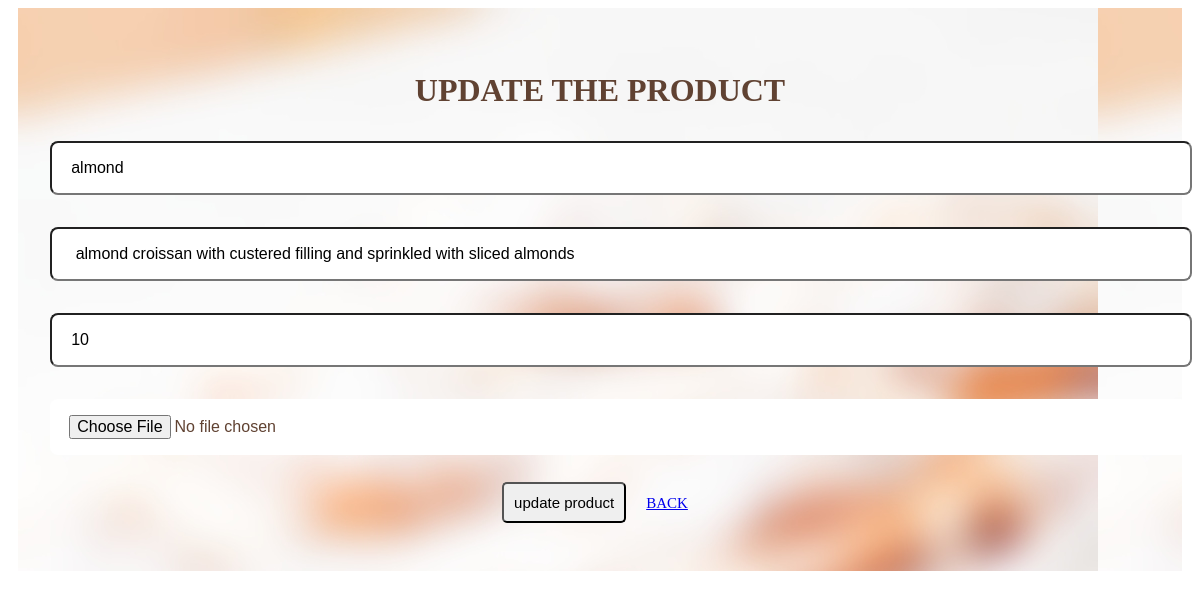
Screenshot of /admin_update.php?edit=5 with the database file from the repository.
### tables this page shows
CREATE TABLE `product` (
  `id` int(5) NOT NULL,
  `name` varchar(20) NOT NULL,
  `description` varchar(100) NOT NULL,
  `price` int(10) NOT NULL,
  `image` varchar(100) NOT NULL
);

### admin_update.php (the view, shortened to what this page needs)
<?php
$conn = mysqli_connect('localhost','root','','easybakery');
$id = $_GET['edit'];
?>
<!DOCTYPE html>
<html>
<head>
<link rel="stylesheet" type="text/css" href="MDstyle.css">
</head>
<body>
<div class="holder">
<div class="admin-product-form-container centered">
   <?php
      $select = mysqli_query($conn, "SELECT * FROM product WHERE id = '$id'");
      while($row = mysqli_fetch_assoc($select)){
   ?>
   <form action="" method="post" enctype="multipart/form-data">
      <h3>update the product</h3>
      <input type="text" class="box" name="product_name" value="<?php echo $row['name']; ?>" placeholder="enter the product name">
	  <input type="text" class="box" name="product_description" value="<?php echo $row['description']; ?>"  placeholder="enter product description" >
      <input type="number" min="0" class="box" name="product_price" value="<?php echo $row['price']; ?>" placeholder="enter the product price">
      <input type="file" class="box" name="product_image"  accept="image/png, image/jpeg, image/jpg">
      <input type="submit" value="update product" name="update_product" class="btn">
      <a href="admin_page.php" class="btn">back</a>
   </form>
   <?php }; ?>
</div>
</div>
</body>
</html>

### MDstyle.css (style rules this page uses)
.holder { max-width: 1100px; padding:2rem; margin:0 auto; background-image: url("bc.jpg"); }
.box { width:200; border-radius: 5px; padding:10px 10px; font-size:15px }
.btn { width:200; border-radius: 5px; padding:10px 10px; font-size:15px background: white; font-size:15px }
h3 { text-align: center; font-size: 2rem; color: var(--black); text-transform: uppercase; margin-bottom: 1rem; }
.admin-product-form-container form { text-transform: uppercase; color:#604232; margin-bottom: 1rem; text-align: center; font-size: 2.5rem; }
.admin-product-form-container form .box { width:100%; border-radius: .5rem; padding: 1rem 1.2rem; font-size: 1rem; margin:1rem 0; background: white; }

### rows the page displays
product: product_name "almond", product_description "almond croissan with custered filling and sprinkled with sliced almonds", product_price "10"
